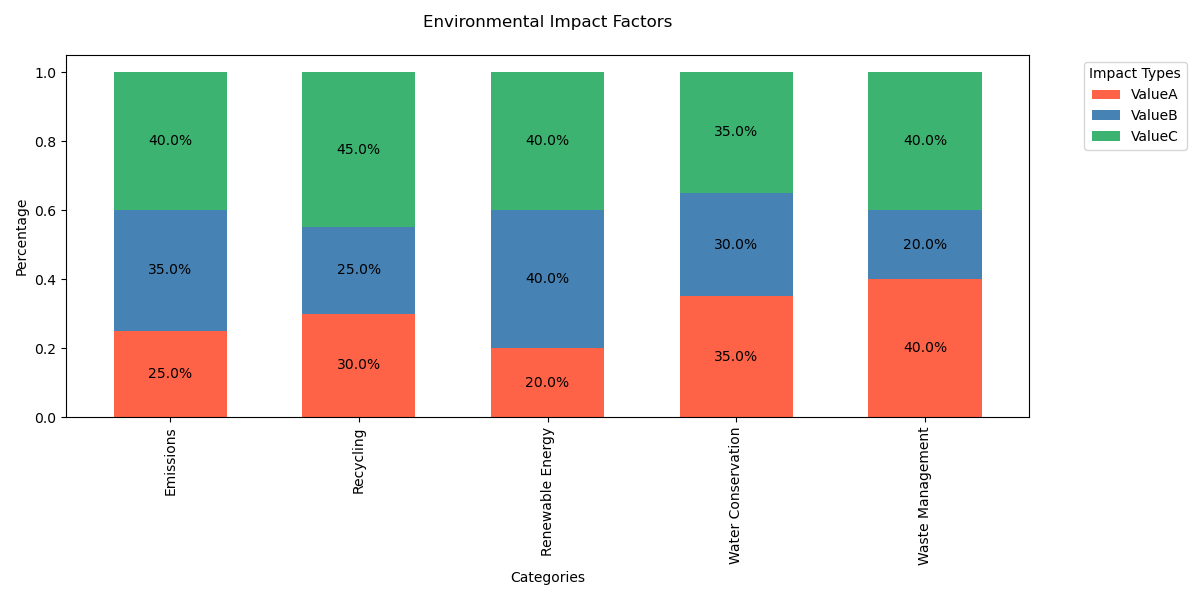

Generate this figure with Python:

import matplotlib.pyplot as plt
import seaborn as sns
import pandas as pd

data = {
    'Category': ['Emissions', 'Recycling', 'Renewable Energy', 'Water Conservation', 'Waste Management'],
    'ValueA': [25, 30, 20, 35, 40],
    'ValueB': [35, 25, 40, 30, 20],
    'ValueC': [40, 45, 40, 35, 40],
}

df = pd.DataFrame(data)

df_percentage = df.set_index('Category')
df_percentage = df_percentage.divide(df_percentage.sum(axis=1), axis=0)

fig, ax = plt.subplots(figsize=(12, 6))
df_percentage.plot(kind='bar', stacked=True, color=['#FF6347', '#4682B4', '#3CB371'], ax=ax, width=0.6)

for n in df_percentage:
    for i, (cs, ab, pc) in enumerate(zip(df_percentage.iloc[:, :].cumsum(1)[n], 
                                          df_percentage[n], df_percentage[n])):
        if pc > 0:
            plt.text(i, cs - ab / 2, str(round(pc * 100, 1)) + '%', va='center', ha='center', fontsize=10)

plt.title('Environmental Impact Factors', pad=20)
ax.set_ylabel('Percentage')
ax.set_xlabel('Categories')
plt.legend(title='Impact Types', bbox_to_anchor=(1.05, 1), loc='upper left')

plt.tight_layout()
plt.show()
